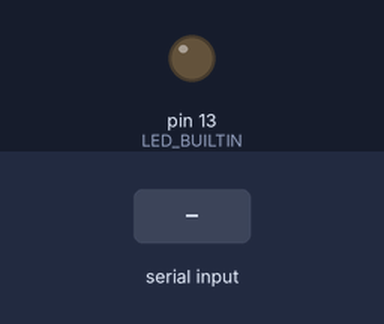
A sketch run on a simulated Arduino Uno, built with avr-gcc and run on an emulated ATmega328P. On the bench: output pins drawn as LEDs (lit = HIGH). Inputs (shaded band) come from the test bench.

Above: at 1.2 s.
1.3 s: "1" received over Serial
At 2.1 s:
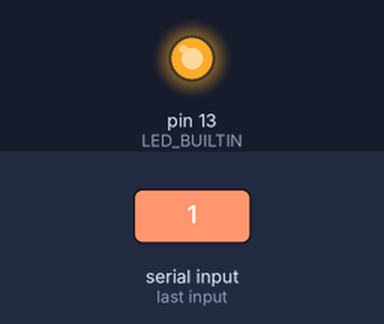
2.8 s: "0" received over Serial
At 3.2 s:
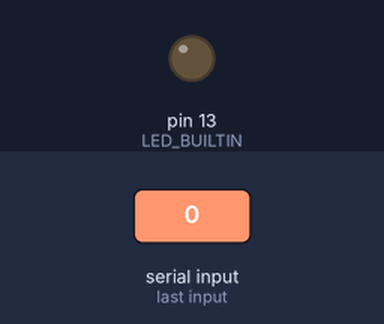
Timing chart, 0 to 5.8 s (numbered marks = the images above; inputs shaded):
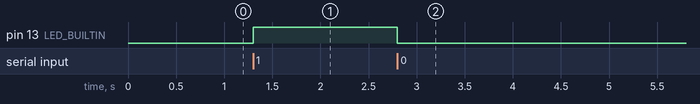

The sketch:

02_2_Serial_LED.ino
```cpp
void setup() {
  // put your setup code here, to run once:
  pinMode(LED_BUILTIN, OUTPUT);
  Serial.begin(9600);
}

void loop() {
  // put your main code here, to run repeatedly:
  if (Serial.available() > 0) {
    // get incoming byte:
    int inByte = Serial.read();

    if(inByte=='0')
      digitalWrite(LED_BUILTIN, LOW);
      // turn the LED on (HIGH is the voltage level)
    else if(inByte=='1')
      digitalWrite(LED_BUILTIN, HIGH);
  }
}
```

Measured:
- after the input at 1.3 s, pin 13 (LED_BUILTIN): LOW → HIGH at once
- after the input at 2.8 s, pin 13 (LED_BUILTIN): HIGH → LOW at once
